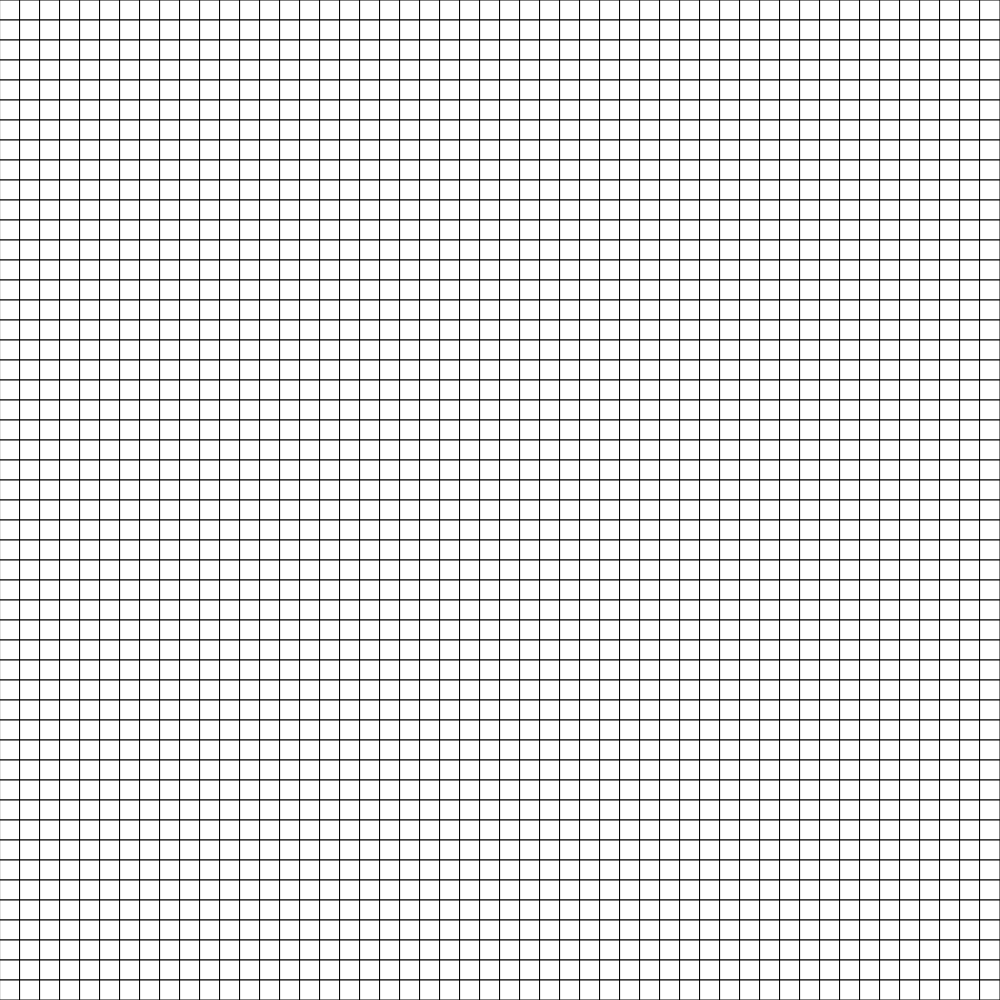
Frame 1 (no input)
Frame 60 (no input): identical to frame 1, image omitted
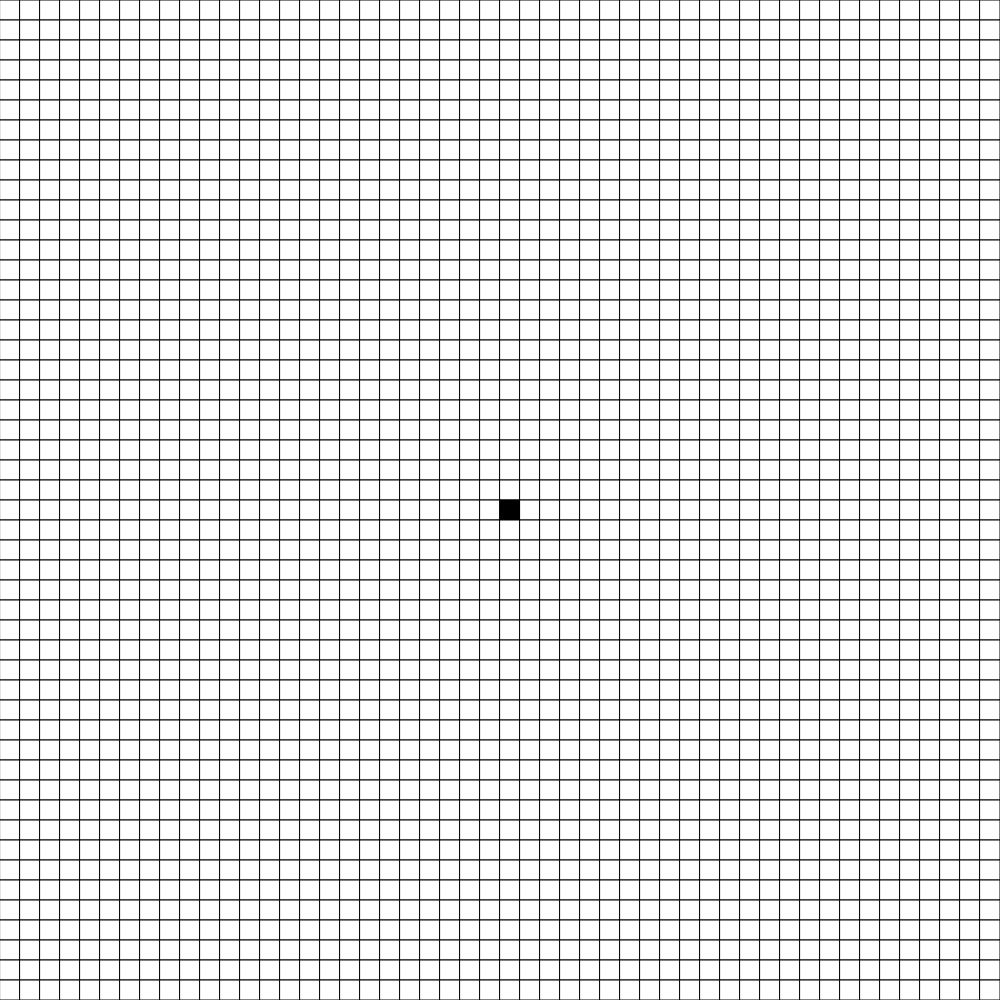
Frame 120 (the mouse pressed at the canvas centre since frame 60)

The p5.js sketch that drew these frames (run headless with seeded random() and noise() and a simulated clock; from frame 60 on, the mouse is pressed at the canvas centre):

// p5.js sketch
// ── sketch.js
// Project Title
// Your Name
// Date
//
// Extra for Experts:
// - describe what you did to take this project "above and beyond"


let gridSize = 50;
let grid;
let cellSize;
let foodcords = [];
let direction;


function setup() {

  if (windowWidth > windowHeight) {
    createCanvas(windowHeight, windowHeight);
  }
  else {
    createCanvas(windowWidth, windowWidth);
  }
  
  grid = create2DArray(gridSize, gridSize);
  cellSize = width/gridSize;
}

function draw() {

  background(255);
  displayGrid();
}

function displayGrid() {
  for (let y = 0; y < gridSize; y++) {
    for (let x = 0; x < gridSize; x++) {
      if (grid[y][x] === 0) {
        fill(255);
      }
      else {
        fill(0);
      }
      rect(x*cellSize, y*cellSize, cellSize, cellSize);
    }
  }
}


function create2DArray(cols, rows) {
  let emptyArray = [];
  for (let i = 0; i < rows; i++) {
    emptyArray.push([]);
    for (let j = 0; j < cols; j++) {
      emptyArray[i].push(0);
    }
  }
  return emptyArray;
}

function createRandom2DArray(cols, rows) {
  let emptyArray = [];
  for (let i = 0; i < rows; i++) {
    emptyArray.push([]);
    for (let j = 0; j < cols; j++) {
      if (random(100) < 50) {
        emptyArray[i].push(0);
      }
      else {
        emptyArray[i].push(1);
      }
    }
  }
  return emptyArray;
}

function keyPressed() {
  if (key === "UP_ARROW") {
    direction = "up";
  }
  
  if (key === "DOWN_ARROW") {
    direction = "down";
  }
  
  if (key === "LEFT_ARROW") {
    direction = "left";
  }

  if (key === "RIGHT_ARROW") {
    direction = "right";
  }
}

function mousePressed() {
  let xcoord = floor(mouseX / cellSize);
  let ycoord = floor(mouseY / cellSize);

  if (grid[ycoord][xcoord] === 1) {
    grid[ycoord][xcoord] = 0;
  }
  else {
    grid[ycoord][xcoord] = 1;
  }
}
